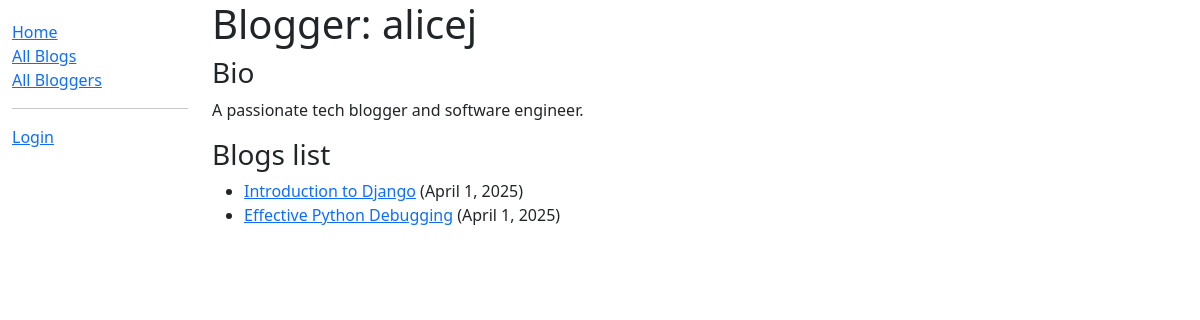
Screenshot of /blog/authors/1 with the database file from the repository.
### blog/models.py (models this page shows, shortened)
class Author(models.Model):
    name = models.OneToOneField(User, on_delete=models.SET_NULL, null=True)
    bio = models.TextField(
        max_length=200, help_text='Enter a short bio about the author')
    class Meta:
        ordering = ['name']

class Blog(models.Model):
    title = models.CharField(max_length=100)
    author = models.ForeignKey(
        Author, on_delete=models.SET_NULL, null=True)
    content = models.TextField(
        max_length=2000, help_text='Enter the blog content')
    post_date = models.DateField(default=date.today)
    class Meta:
        ordering = ['-post_date']
    def get_absolute_url(self):
        return reverse('blog_detail', args=[str(self.pk)])

### blog/views.py (the view)
# urls.py: path('authors/<int:pk>', views.BlogListbyAuthorView.as_view(), name='author_detail'),
class BlogListbyAuthorView(ListView):
    model = Blog
    template_name = 'blog/author_blogs.html'
    def get_queryset(self):
        return Blog.objects.filter(author=self.kwargs['pk'])
    def get_context_data(self, **kwargs):
        context = super().get_context_data(**kwargs)
        context['author'] = get_object_or_404(Author, pk=self.kwargs['pk'])
        return context

### blog/templates/blog/author_blogs.html
{% extends "base_generic.html" %}
{% block content %}
<h1>Blogger: {{author.name}}</h1>
<h3>Bio</h3>
<p>{{author.bio}}</p>
{% if blog_list %}
<h3>Blogs list</h3>
<ul>
    {% for blog in blog_list %}
    <li>
        <a href="{{ blog.get_absolute_url }}">{{ blog.title }}</a> ({{blog.post_date}})</a>
    </li>
    {% endfor %}
</ul>
{% else %}
<p>This blogger hasn't posted anything yet.</p>
{% endif %}
{% endblock %}

### rows the page displays
Author: bio "A passionate tech blogger and software engineer."
Blog: title "Introduction to Django", post_date "April 1, 2025"
Blog: title "Effective Python Debugging", post_date "April 1, 2025"
